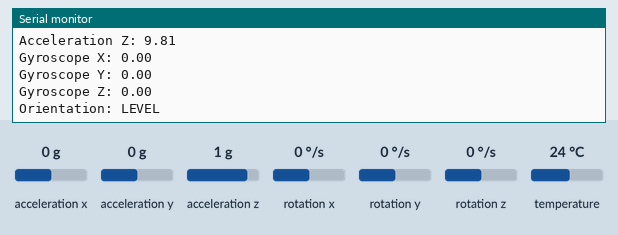
This sketch was run on a simulated Arduino Uno, built with avr-gcc and run on an emulated ATmega328P. Parts: the last lines printed to the serial monitor. The inputs (shaded band) are chosen by the test bench; at power-on: acceleration x 0 g, acceleration y 0 g, acceleration z 1 g, rotation x 0 °/s, rotation y 0 °/s, rotation z 0 °/s, temperature 24 °C.

Above: at 1.2 s.
1.3 s: acceleration x set to -1.4 g
At 1.57 s:
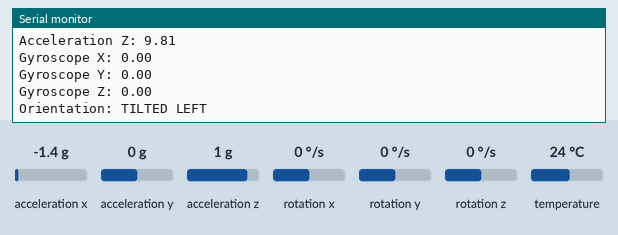
3.1 s: acceleration x set to 0.8 g
At 3.36 s:
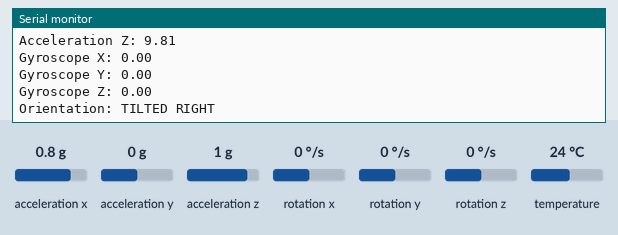
4.9 s: acceleration y set to -1.4 g
6.4 s: acceleration x set to 0 g
At 6.56 s:
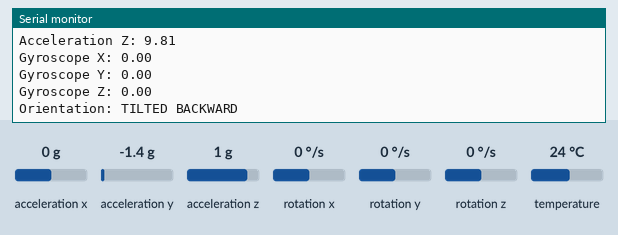
8.1 s: acceleration y set to 0.8 g
At 8.36 s:
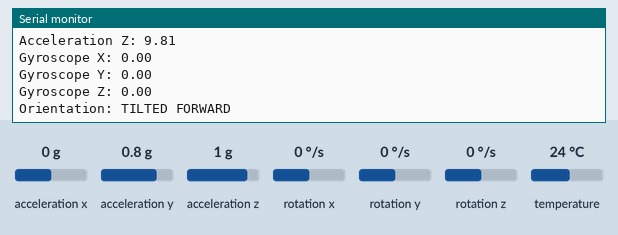
Timing chart, 0 to 10.9 s (numbered marks = the images above; inputs shaded):
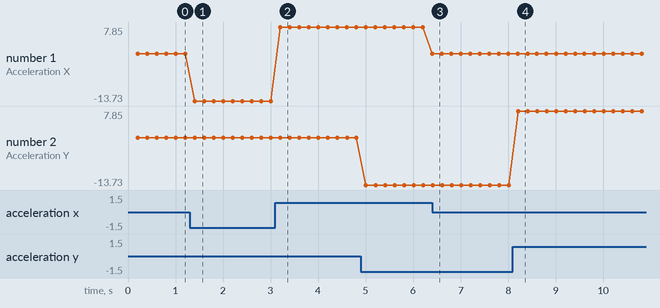

Measured:
- after the input at 1.3 s, the serial monitor: prints a new line after 0.11 s (image 1)
- after the input at 3.1 s, the serial monitor: prints a new line after 0.11 s (image 2)
- after the input at 6.4 s, the serial monitor: prints a new line at once (image 3)
- after the input at 8.1 s, the serial monitor: prints a new line after 0.11 s (image 4)
- plotted number 1: 0 → -13.73 after the input at 1.3 s, -13.73 → 7.85 after the input at 3.1 s

The sketch:

main.ino
```cpp
#include <Adafruit_MPU6050.h>
#include <Adafruit_Sensor.h>
#include <Wire.h>

Adafruit_MPU6050 mpu;
void showReadings(float acceleration_x,float acceleration_y,float acceleration_z,float gyro_x,float gyro_y,float gyro_z,String orientation);
String get_orientation(float xValue, float yValue);
unsigned long previousTime = 0;
unsigned long intervalTime = 200;

void setup(){
  Serial.begin(115200);
  if(!mpu.begin()){
    Serial.println("MPU6050 sensor not found");
    while(true){
      delay(100);
    }
  }
  Serial.println("MPU6050 Tilt Monitor started");
}

void loop(){
  unsigned long currentTime = millis();
  if(currentTime - previousTime >= intervalTime){
    previousTime = currentTime;
    sensors_event_t acceleration;
    sensors_event_t gyro;
    sensors_event_t temperature;
    mpu.getEvent(&acceleration, &gyro, &temperature);
    String orientation = get_orientation(acceleration.acceleration.x,acceleration.acceleration.y);
    showReadings(acceleration.acceleration.x,acceleration.acceleration.y,acceleration.acceleration.z,gyro.gyro.x,gyro.gyro.y,gyro.gyro.z,orientation);
  }
}

void showReadings(float acceleration_x,float acceleration_y,float acceleration_z,float gyro_x,float gyro_y,float gyro_z,String orientation){
  Serial.println("-----------------------------------");

  Serial.print("Acceleration X: ");
  Serial.println(acceleration_x);

  Serial.print("Acceleration Y: ");
  Serial.println(acceleration_y);

  Serial.print("Acceleration Z: ");
  Serial.println(acceleration_z);

  Serial.print("Gyroscope X: ");
  Serial.println(gyro_x);

  Serial.print("Gyroscope Y: ");
  Serial.println(gyro_y);

  Serial.print("Gyroscope Z: ");
  Serial.println(gyro_z);

  Serial.print("Orientation: ");
  Serial.println(orientation);

}

String get_orientation(float xValue, float yValue){
  if (xValue > 4.0){
    return "TILTED RIGHT";
  }
  else if (xValue < -4.0){
    return "TILTED LEFT";
  }
  else if (yValue > 4.0){
    return "TILTED FORWARD";
  }
  else if (yValue < -4.0){
    return "TILTED BACKWARD";
  }
  else{
    return "LEVEL";
  }
}
```
